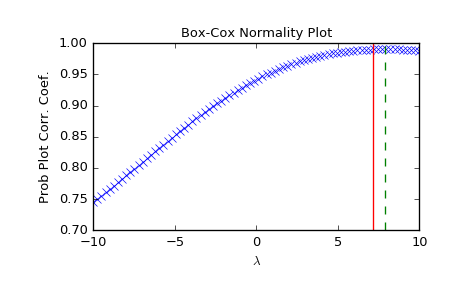

Reproduce this figure in Python.
from scipy import stats
import matplotlib.pyplot as plt
np.random.seed(1234)  # make this example reproducible

# Generate some data and determine optimal ``lmbda`` in various ways:

x = stats.loggamma.rvs(5, size=30) + 5
y, lmax_mle = stats.boxcox(x)
lmax_pearsonr = stats.boxcox_normmax(x)

lmax_mle
# 7.177...
lmax_pearsonr
# 7.916...
stats.boxcox_normmax(x, method='all')
# array([ 7.91667384,  7.17718692])

fig = plt.figure()
ax = fig.add_subplot(111)
prob = stats.boxcox_normplot(x, -10, 10, plot=ax)
ax.axvline(lmax_mle, color='r')
ax.axvline(lmax_pearsonr, color='g', ls='--')

plt.show()
